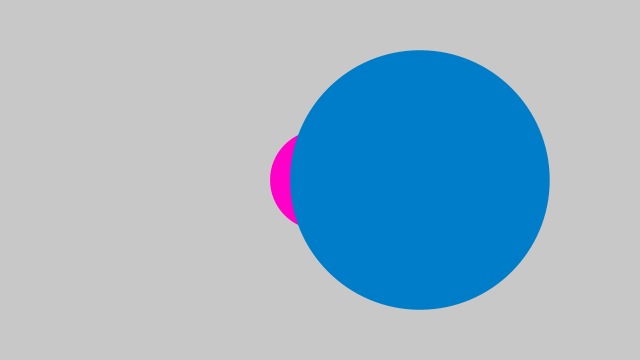
Frame 1 (no input)
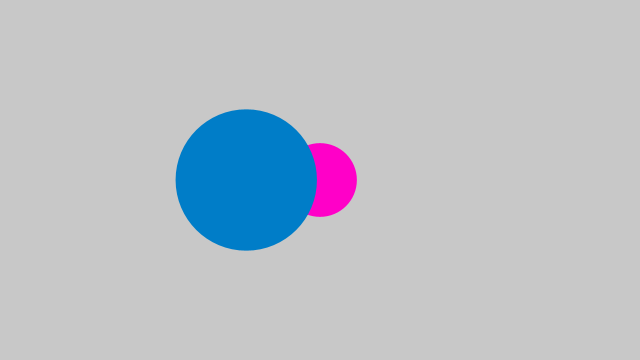
Frame 60 (the mouse pressed at the canvas centre just before this capture)
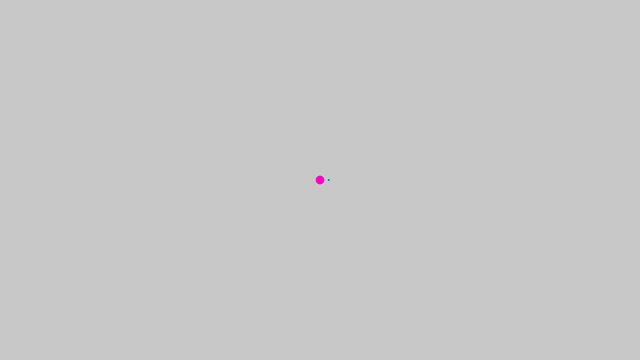
Frame 120 (the mouse held since frame 60 and released just before this capture)

The Processing sketch that drew these frames (run headless with seeded random() and noise(); from frame 60 on, the mouse is pressed at the canvas centre):

// Processing sketch: processing_112531
// ── processing_112531.pde

float a = 0.0;
float s = 0.0;

void setup() {
  size(640, 360);
  noStroke();
  rectMode(CENTER);
  frameRate(12);
}

void draw() {
  
  background(200);
  
  a = a + 0.04;
  s = cos(a)*2;
  
  translate(width/2, height/2);
  scale(s); 
  fill(600,0,200);
  ellipse(0, 0, 50, 50); 
  
  translate(50, 0);
  fill(0,125,200);
  scale(s);
  ellipse(0, 0, 65, 65);       
}
